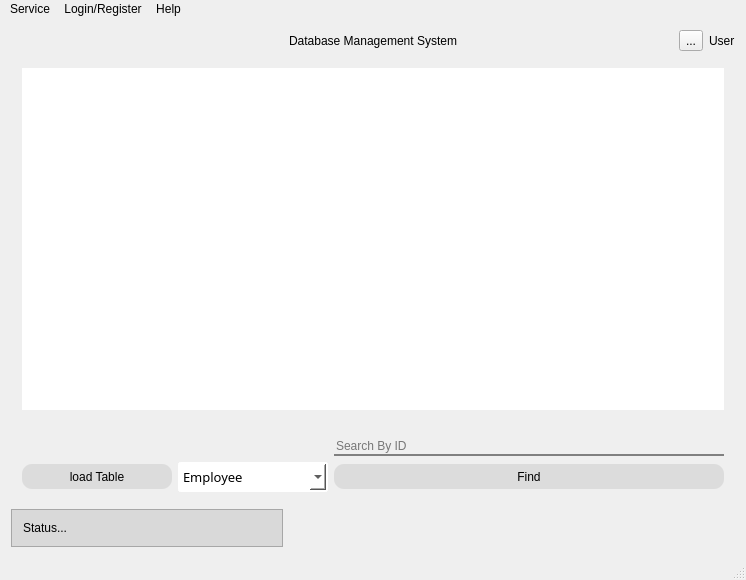
<?xml version="1.0" encoding="UTF-8"?>
<ui version="4.0">
 <class>MainWindowClass</class>
 <widget class="QMainWindow" name="MainWindowClass">
  <property name="geometry">
   <rect>
    <x>0</x>
    <y>0</y>
    <width>746</width>
    <height>580</height>
   </rect>
  </property>
  <property name="windowTitle">
   <string>MainWindow</string>
  </property>
  <property name="windowIcon">
   <iconset>
    <normaloff>:/MainWindow/newBackgrounds.jpg</normaloff>:/MainWindow/newBackgrounds.jpg</iconset>
  </property>
  <property name="styleSheet">
   <string notr="true">*{
	font: 25 10pt &quot;Microsoft JhengHei UI Light&quot;;

}





QPushButton{
border-radius: 10px;
border: transparent;
padding: 0 10px;
background-color: rgb(220, 220, 220);

}

QPushButton::hover{
background-color:rgb(199, 245, 255);
}


QPushButton::hover::pressed{
background-color:rgb(151, 255, 221);
}


QComboBox {
    background: transparent;
    border: 2px solid white;
	border-radius: 3px;
    padding: 3px;
 background-color: rgb(255, 255, 255);
}


QComboBox::on{
	background: 2px solid white; 
}

QLineEdit
{
background: transparent;
border-top: transparent;
border-left: transparent;
border-right: transparent;
border-bottom: 2px solid grey;

}


QMenuBar{
background: transparent;
border-top: transparent;
border-left: transparent;
border-right: transparent;
}

QMenuBar::item:selected{
background: 2px solid white;
}


QMenu{
	background:2px solid white;
}


QMenu::item::selected{
	background:2px solid rgb(151, 255, 221);
}

QTableView
{
background:rgb(255, 255, 255);
border: 2px solid white;
}

</string>
  </property>
  <property name="toolButtonStyle">
   <enum>Qt::ToolButtonIconOnly</enum>
  </property>
  <property name="tabShape">
   <enum>QTabWidget::Rounded</enum>
  </property>
  <widget class="QWidget" name="centralWidget">
   <layout class="QGridLayout" name="gridLayout_2">
    <item row="0" column="0">
     <spacer name="horizontalSpacer_2">
      <property name="orientation">
       <enum>Qt::Horizontal</enum>
      </property>
      <property name="sizeHint" stdset="0">
       <size>
        <width>40</width>
        <height>20</height>
       </size>
      </property>
     </spacer>
    </item>
    <item row="1" column="0" colspan="3">
     <layout class="QHBoxLayout" name="horizontalLayout_2">
      <item>
       <widget class="QFrame" name="frame_2">
        <layout class="QHBoxLayout" name="horizontalLayout">
         <item>
          <widget class="QTableView" name="tableView">
           <property name="minimumSize">
            <size>
             <width>700</width>
             <height>300</height>
            </size>
           </property>
          </widget>
         </item>
        </layout>
       </widget>
      </item>
     </layout>
    </item>
    <item row="3" column="0">
     <layout class="QGridLayout" name="gridLayout">
      <item row="0" column="0">
       <widget class="QFrame" name="frame">
        <property name="styleSheet">
         <string notr="true">background-color: rgb(217, 217, 217);</string>
        </property>
        <property name="frameShape">
         <enum>QFrame::StyledPanel</enum>
        </property>
        <property name="frameShadow">
         <enum>QFrame::Raised</enum>
        </property>
        <layout class="QHBoxLayout" name="horizontalLayout_3">
         <item>
          <widget class="QLabel" name="statusLabel">
           <property name="text">
            <string>Status...</string>
           </property>
          </widget>
         </item>
        </layout>
       </widget>
      </item>
     </layout>
    </item>
    <item row="2" column="0" colspan="3">
     <layout class="QGridLayout" name="gridLayout_8">
      <item row="0" column="0">
       <widget class="QFrame" name="frame_3">
        <layout class="QGridLayout" name="gridLayout_10">
         <item row="0" column="3">
          <widget class="QLineEdit" name="searchByUserEdit">
           <property name="placeholderText">
            <string>Search By ID</string>
           </property>
          </widget>
         </item>
         <item row="3" column="3">
          <widget class="QPushButton" name="findButton">
           <property name="minimumSize">
            <size>
             <width>150</width>
             <height>25</height>
            </size>
           </property>
           <property name="text">
            <string>Find</string>
           </property>
          </widget>
         </item>
         <item row="3" column="1">
          <widget class="QComboBox" name="tableComboBox">
           <property name="minimumSize">
            <size>
             <width>150</width>
             <height>25</height>
            </size>
           </property>
           <property name="font">
            <font>
             <family>Microsoft JhengHei UI Light</family>
             <pointsize>10</pointsize>
             <weight>3</weight>
             <italic>false</italic>
             <bold>false</bold>
            </font>
           </property>
           <property name="styleSheet">
            <string notr="true"/>
           </property>
           <item>
            <property name="text">
             <string>Employee</string>
            </property>
           </item>
           <item>
            <property name="text">
             <string>Patient</string>
            </property>
           </item>
           <item>
            <property name="text">
             <string>Doctor</string>
            </property>
           </item>
          </widget>
         </item>
         <item row="3" column="0">
          <widget class="QPushButton" name="loadTableButton">
           <property name="minimumSize">
            <size>
             <width>150</width>
             <height>25</height>
            </size>
           </property>
           <property name="text">
            <string>load Table</string>
           </property>
          </widget>
         </item>
        </layout>
       </widget>
      </item>
     </layout>
    </item>
    <item row="0" column="2">
     <layout class="QGridLayout" name="gridLayout_4">
      <item row="0" column="2">
       <widget class="QLabel" name="displayUserLable">
        <property name="text">
         <string>User</string>
        </property>
       </widget>
      </item>
      <item row="0" column="1">
       <widget class="QToolButton" name="userToolButton">
        <property name="styleSheet">
         <string notr="true">border-image: url(C:/CodingWorkSpace/Icons and Images/usercolor.jpg);</string>
        </property>
        <property name="text">
         <string>...</string>
        </property>
       </widget>
      </item>
      <item row="0" column="0">
       <spacer name="horizontalSpacer">
        <property name="orientation">
         <enum>Qt::Horizontal</enum>
        </property>
        <property name="sizeHint" stdset="0">
         <size>
          <width>40</width>
          <height>20</height>
         </size>
        </property>
       </spacer>
      </item>
     </layout>
    </item>
    <item row="0" column="1">
     <layout class="QGridLayout" name="gridLayout_6">
      <item row="0" column="0">
       <widget class="QLabel" name="label">
        <property name="text">
         <string>Database Management System</string>
        </property>
       </widget>
      </item>
     </layout>
    </item>
   </layout>
  </widget>
  <widget class="QMenuBar" name="menuBar">
   <property name="geometry">
    <rect>
     <x>0</x>
     <y>0</y>
     <width>746</width>
     <height>28</height>
    </rect>
   </property>
   <widget class="QMenu" name="menuServices">
    <property name="title">
     <string>Service</string>
    </property>
    <widget class="QMenu" name="menuNew">
     <property name="title">
      <string>New</string>
     </property>
     <addaction name="separator"/>
     <addaction name="actionAddEmployee"/>
     <addaction name="separator"/>
     <addaction name="actionAddPatient"/>
     <addaction name="separator"/>
     <addaction name="actionAddDoctor"/>
    </widget>
    <widget class="QMenu" name="menuFnd">
     <property name="title">
      <string>Find</string>
     </property>
     <addaction name="separator"/>
     <addaction name="actionEmployeeFind"/>
     <addaction name="separator"/>
     <addaction name="actionPatientFind"/>
     <addaction name="separator"/>
     <addaction name="actionFindDoctor"/>
    </widget>
    <widget class="QMenu" name="menuAdministration">
     <property name="title">
      <string>Administration</string>
     </property>
     <widget class="QMenu" name="menuRemove">
      <property name="title">
       <string>Remove</string>
      </property>
      <addaction name="separator"/>
      <addaction name="actionEmployeeRemove"/>
      <addaction name="separator"/>
      <addaction name="actionPatientRemove"/>
      <addaction name="separator"/>
      <addaction name="actionRemoveDoctor"/>
     </widget>
     <widget class="QMenu" name="menuUpdate">
      <property name="title">
       <string>Update</string>
      </property>
      <addaction name="separator"/>
      <addaction name="actionEmployeeUpdate"/>
      <addaction name="separator"/>
      <addaction name="actionPatientUpdate"/>
      <addaction name="separator"/>
     </widget>
     <addaction name="separator"/>
     <addaction name="menuRemove"/>
     <addaction name="separator"/>
     <addaction name="menuUpdate"/>
    </widget>
    <addaction name="separator"/>
    <addaction name="menuNew"/>
    <addaction name="separator"/>
    <addaction name="menuFnd"/>
    <addaction name="separator"/>
    <addaction name="menuAdministration"/>
   </widget>
   <widget class="QMenu" name="menuHelp">
    <property name="title">
     <string>Help</string>
    </property>
    <addaction name="separator"/>
    <addaction name="actionAbout_Us"/>
    <addaction name="separator"/>
    <addaction name="actionVersion"/>
   </widget>
   <widget class="QMenu" name="menuLogin_Register">
    <property name="title">
     <string>Login/Register</string>
    </property>
    <addaction name="separator"/>
    <addaction name="actionLogin"/>
    <addaction name="separator"/>
    <addaction name="actionRegister"/>
   </widget>
   <addaction name="menuServices"/>
   <addaction name="menuLogin_Register"/>
   <addaction name="menuHelp"/>
  </widget>
  <widget class="QStatusBar" name="statusBar"/>
  <action name="actionAddEmployee">
   <property name="text">
    <string>Employee</string>
   </property>
  </action>
  <action name="actionAddPatient">
   <property name="text">
    <string>Patient</string>
   </property>
  </action>
  <action name="actionEmployeeFind">
   <property name="text">
    <string>Employee</string>
   </property>
  </action>
  <action name="actionPatientFind">
   <property name="text">
    <string>Patient</string>
   </property>
  </action>
  <action name="actionAbout_Us">
   <property name="text">
    <string>About Us</string>
   </property>
  </action>
  <action name="actionVersion">
   <property name="text">
    <string>Version</string>
   </property>
  </action>
  <action name="actionLogin">
   <property name="text">
    <string>Login</string>
   </property>
  </action>
  <action name="actionRegister">
   <property name="text">
    <string>Register</string>
   </property>
  </action>
  <action name="actionEmployeeRemove">
   <property name="text">
    <string>Employee</string>
   </property>
  </action>
  <action name="actionPatientRemove">
   <property name="text">
    <string>Patient</string>
   </property>
  </action>
  <action name="actionEmployeeUpdate">
   <property name="text">
    <string>Employee</string>
   </property>
  </action>
  <action name="actionPatientUpdate">
   <property name="text">
    <string>Patient</string>
   </property>
  </action>
  <action name="actionAddDoctor">
   <property name="text">
    <string>Doctor</string>
   </property>
  </action>
  <action name="actionFindDoctor">
   <property name="text">
    <string>Doctor</string>
   </property>
  </action>
  <action name="actionRemoveDoctor">
   <property name="text">
    <string>Doctor</string>
   </property>
  </action>
  <action name="actionUpdateDoctor">
   <property name="text">
    <string>Doctor</string>
   </property>
  </action>
 </widget>
 <layoutdefault spacing="6" margin="11"/>
 <resources>
  <include location="MainWindow.qrc"/>
 </resources>
 <connections/>
</ui>
